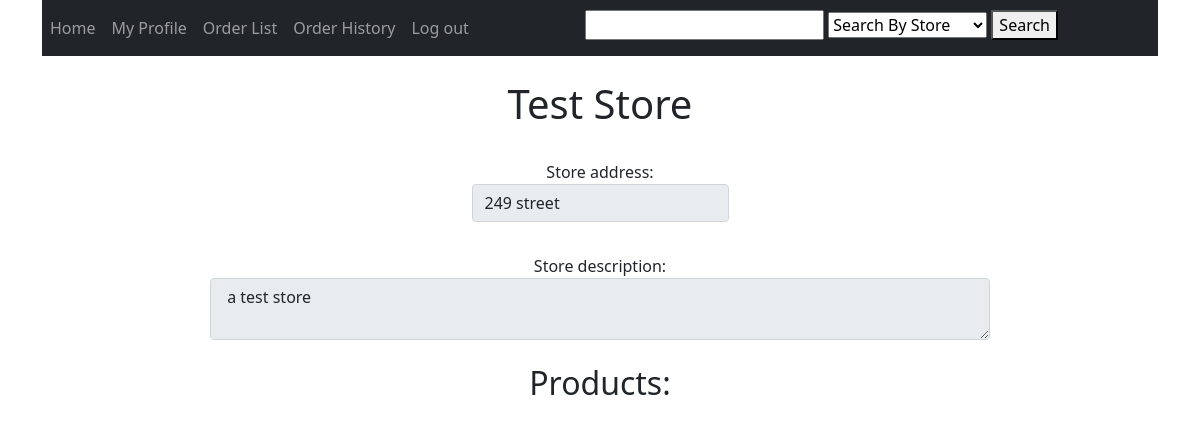
The page /Store/index/44 (signed in) on the database its author committed.
### tables this page shows
CREATE TABLE `store` (
  `store_id` int(11) NOT NULL,
  `user_id` int(11) NOT NULL,
  `store_name` varchar(50) NOT NULL,
  `store_address` varchar(95) NOT NULL,
  `description` text NOT NULL
);

### app/controllers/Store.php (called while the page is built, shortened)
<?php
        class Store extends \app\core\Controller {
            public function index($store_id) {
                $myStore = new \app\models\Store();
                $store = $myStore->get($store_id);
                $this->view('Store/index', $store);
            }
        }

### app/core/App.php (called while the page is built, shortened)
<?php
		class App {
			private $method = 'index';
			public function __construct() {
				$url = self::parseUrl();
				if (isset($url[0])) {
					unset($url[0]);
				}
				$this->controller = new $this->controller;
				if (isset($url[1])) {
					if (method_exists($this->controller, $url[1]))
						$this->method = $url[1];
					unset($url[1]);
				}
				$this->params = $url ? array_values($url) : [];
				call_user_func_array([$this->controller, $this->method], $this->params);
			}
			private static function parseUrl() {
				if (isset($_GET['url'])) {
					return explode('/',
						filter_var(
							rtrim($_GET['url'], '/'),
							FILTER_SANITIZE_URL)
					);
				}
			}
		}

### index.php (called while the page is built, shortened)
<?php
    new \app\core\App();

### app/models/Store.php (called while the page is built, shortened)
<?php
        class Store extends \app\core\Model {
            function get($store_id) {
                $SQL = 'SELECT * FROM store WHERE store_id = :store_id';
                $STMT = self::$_connection->prepare($SQL);
                $STMT->execute(['store_id'=> $store_id]);
                $STMT->setFetchMode(\PDO::FETCH_CLASS, "app\models\Store");
                return $STMT->fetch();
            }
        }

### app/core/DBConnection.php (called while the page is built, shortened)
<?php
		class DBConnection {
			static $connection = null;
			private function __construct() {
				if (self::$connection == null) {
					$host = 'localhost';
					$DBname = 'meal_times';
					$user = 'root';
					$password = '';
					self::$connection = new \PDO("mysql:host=$host;dbname=$DBname", $user, $password);
				}
			}
			public static function getInstance() {
				return self::$connection;
			}
		}

### app/views/Store/details_subview.php (the view, shortened to what this page needs)
<html>
    <head>
        <link href="https://cdn.jsdelivr.net/npm/bootstrap@5.1.3/dist/css/bootstrap.min.css" rel="stylesheet">
    </head>
    <body>
        <br><h1 class = text-center><?= $data->store_name?></h1> <br>
        <form method='post' action=''>
            <label class='form-label'>Store address:<input disabled type='text' name='store_address' class='form-control' value='<?= $data->store_address?>' /></label><br> <br>
            <label class='form-label'>Store description:<textarea disabled type='text' name='description'  cols="80" class='form-control' > <?= $data->description?></textarea></label><br>
        </form>
        </body>
</html>

### rows shown on the page
store: store_name "Test Store", store_address "249 street", description "a test store"
